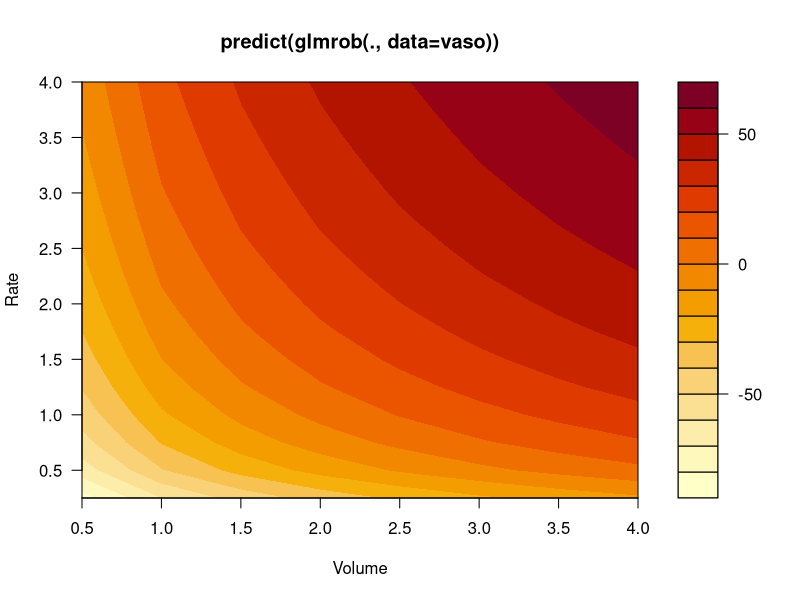

Write the R code that produced this figure.
library(robustbase)


### Name: predict.glmrob
### Title: Predict Method for Robust GLM ("glmrob") Fits
### Aliases: predict.glmrob
### Keywords: models regression

### ** Examples

data(carrots)
## simplistic testing & training:
i.tr <- sample(24, 20)
fm1 <- glmrob(cbind(success, total-success) ~ logdose + block,
              family = binomial, data = carrots, subset = i.tr)
fm1
predict(fm1, carrots[-i.tr, ]) # --> numeric vector
predict(fm1, carrots[-i.tr, ],
        type="response", se = TRUE)# -> a list

data(vaso)
Vfit <- glmrob(Y ~ log(Volume) + log(Rate), family=binomial, data=vaso)
newd <- expand.grid(Volume = (V. <- seq(.5, 4, by = 0.5)),
                    Rate   = (R. <- seq(.25,4, by = 0.25)))
p <- predict(Vfit, newd)
filled.contour(V., R., matrix(p, length(V.), length(R.)),
      main = "predict(glmrob(., data=vaso))", xlab="Volume", ylab="Rate")
